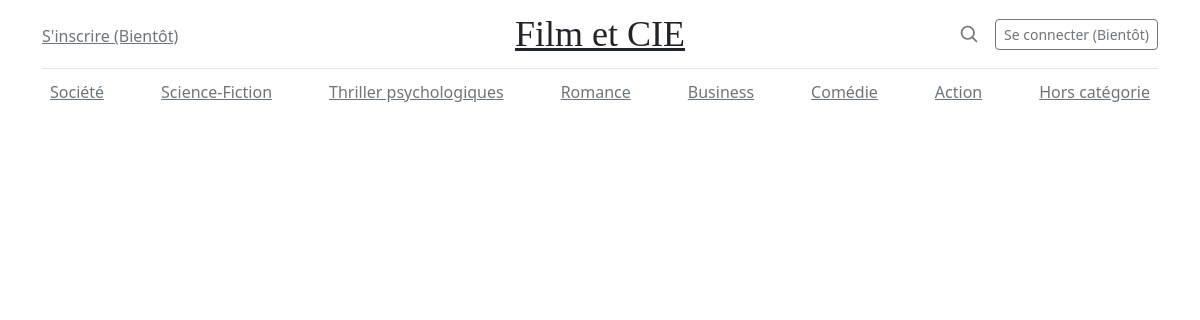
The app's page /societe, older data.
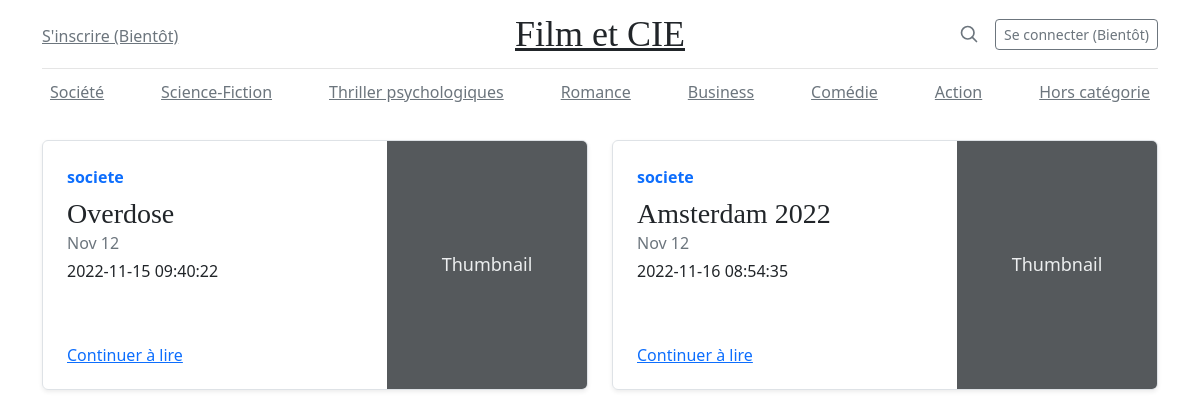
The same page, newer data.
### tables this page shows
CREATE TABLE posts (
    id INTEGER PRIMARY KEY AUTOINCREMENT,
    created TIMESTAMP NOT NULL DEFAULT CURRENT_TIMESTAMP,
    title TEXT NOT NULL,
    acroche TEXT NOT NULL,
    content TEXT NOT NULL,
    origine TEXT,
    genre TEXT
);

### main.py (the view)
@app.route('/<string:genre_id>')
def genre(genre_id):
    genre = get_genre(genre_id)
    return render_template('genre.html', genres=genre)

### main.py (called while the page is built)
def get_db_connection():
    conn = sqlite3.connect('database.db')
    conn.row_factory = sqlite3.Row
    return conn

def get_genre(genre_id):
    conn = get_db_connection()
    genre = conn.execute('SELECT * FROM posts WHERE genre = ?',
                        (genre_id,)).fetchall()
    conn.close()
    if genre is None:
        abort(404)
    return genre

### templates/genre.html (shortened to what this page needs)
<!DOCTYPE html>
<html lang="fr">
<head>
    <link href="../static/css/assets/dist/css/bootstrap.min.css" rel="stylesheet">
    <link href="blog.css" rel="stylesheet">
</head>
<body>
<div class="container">
  <header class="blog-header lh-1 py-3">
    <div class="row flex-nowrap justify-content-between align-items-center">
      <div class="col-4 pt-1">
        <a class="link-secondary" href="#">S'inscrire (Bientôt)</a>
      </div>
      <div class="col-4 text-center">
        <a class="blog-header-logo text-dark" href="create">Film et CIE</a>
      </div>
      <div class="col-4 d-flex justify-content-end align-items-center">
        <a class="link-secondary" href="#" aria-label="Search">
          <svg xmlns="http://www.w3.org/2000/svg" width="20" height="20" fill="none" stroke="currentColor" stroke-linecap="round" stroke-linejoin="round" stroke-width="2" class="mx-3" role="img" viewBox="0 0 24 24"><title>Search</title><circle cx="10.5" cy="10.5" r="7.5"/><path d="M21 21l-5.2-5.2"/></svg>
        </a>
        <a class="btn btn-sm btn-outline-secondary" href="#">Se connecter (Bientôt)</a>
      </div>
    </div>
  </header>
  <div class="nav-scroller py-1 mb-2">
    <nav class="nav d-flex justify-content-between">
      <a class="p-2 link-secondary" href="{{url_for('genre',genre_id='societe')}}">Société</a>
      <a class="p-2 link-secondary" href="{{url_for('genre',genre_id='science-fiction')}}">Science-Fiction</a>
      <a class="p-2 link-secondary" href="{{url_for('genre',genre_id='thriller')}}">Thriller psychologiques</a>
      <a class="p-2 link-secondary" href="{{url_for('genre',genre_id='romance')}}">Romance</a>
      <a class="p-2 link-secondary" href="{{url_for('genre',genre_id='business')}}">Business</a>
      <a class="p-2 link-secondary" href="{{url_for('genre',genre_id='comedie')}}">Comédie</a>
      <a class="p-2 link-secondary" href="{{url_for('genre',genre_id='action')}}">Action</a>
      <a class="p-2 link-secondary" href="{{url_for('genre',genre_id='hors-categorie')}}">Hors catégorie</a>
    </nav>
  </div>
</div>
<main class="container">
<div class="row mb-2">
    {% for post in genres %}
    <div class="col-md-6">
      <div class="row g-0 border rounded overflow-hidden flex-md-row mb-4 shadow-sm h-md-250 position-relative">
        <div class="col p-4 d-flex flex-column position-static">
          <strong class="d-inline-block mb-2 text-primary">{{ post['genre'] }}</strong>
          <h3 class="mb-0">{{ post['title'] }}</h3>
          <div class="mb-1 text-muted">Nov 12</div>
          <p class="card-text mb-auto">{{ post['created'] }}</p>
          <a href="{{ url_for('post', post_id=post['id']) }}" class="stretched-link">Continuer à lire</a>
        </div>
        <div class="col-auto d-none d-lg-block">
          <svg class="bd-placeholder-img" width="200" height="250" xmlns="http://www.w3.org/2000/svg" role="img" aria-label="Placeholder: Thumbnail" preserveAspectRatio="xMidYMid slice" focusable="false"><title>Placeholder</title><rect width="100%" height="100%" fill="#55595c"/><text x="50%" y="50%" fill="#eceeef" dy=".3em">Thumbnail</text></svg>
        </div>
      </div>
    </div>
    {% endfor %}
  </div>
</main>
</body>
</html>

Row changes from the older to the newer data that the page shows:
added posts: genre "societe", title "Overdose", created "2022-11-15 09:40:22"
added posts: genre "societe", title "Amsterdam 2022", created "2022-11-16 08:54:35"
